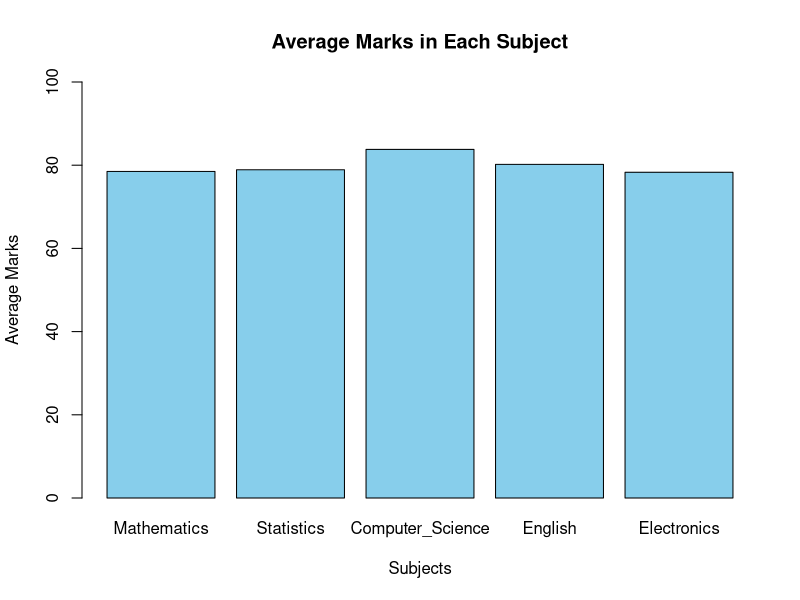
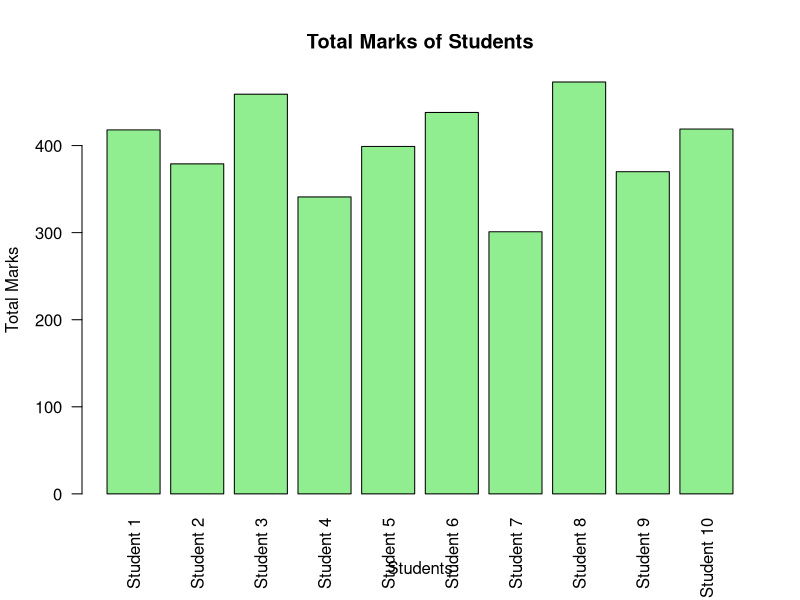
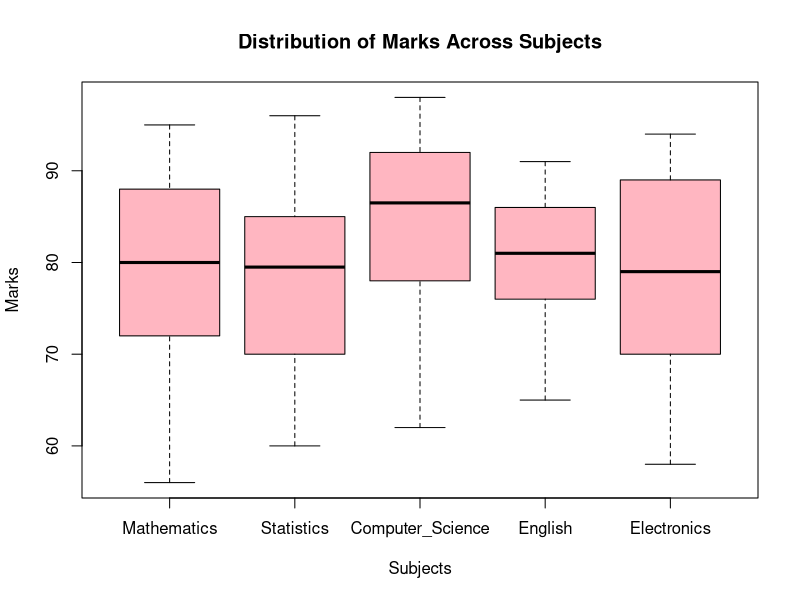

Here is the R script that generated these plots, in order:
# ============================================
# MINI PROJECT: STUDENT ACADEMIC PERFORMANCE
# DATA ANALYSIS USING R
# ============================================


# STEP 1: CREATE THE DATASET

students <- data.frame(
  Student = paste("Student", 1:10),
  
  Mathematics = c(85, 72, 90, 65, 78, 88, 56, 95, 74, 82),
  
  Statistics = c(80, 75, 92, 68, 79, 85, 60, 96, 70, 84),
  
  Computer_Science = c(92, 80, 95, 70, 85, 90, 62, 98, 78, 88),
  
  English = c(78, 82, 88, 72, 80, 86, 65, 91, 76, 84),
  
  Electronics = c(83, 70, 94, 66, 77, 89, 58, 93, 72, 81)
)


# SAVE DATASET AS CSV

write.csv(students, "student_marks.csv", row.names = FALSE)


# STEP 2: CALCULATE TOTAL AND AVERAGE MARKS

subjects <- students[, 2:6]

students$Total <- rowSums(subjects)

students$Average <- students$Total / 5

cat("\n========== STUDENT DATASET ==========\n")

print(students)


# STEP 3: STATISTICAL ANALYSIS

cat("\n========== STATISTICAL ANALYSIS ==========\n")

cat("\nMEAN:\n")
print(round(sapply(subjects, mean), 2))

cat("\nMEDIAN:\n")
print(round(sapply(subjects, median), 2))


# FUNCTION TO CALCULATE MODE

find_mode <- function(x) {
  
  frequency <- table(x)
  
  highest_frequency <- max(frequency)
  
  modes <- names(frequency)[frequency == highest_frequency]
  
  if (highest_frequency == 1 || length(modes) > 1) {
    return("No unique mode")
  } else {
    return(modes)
  }
}


cat("\nMODE:\n")
print(sapply(subjects, find_mode))


cat("\nVARIANCE:\n")
print(round(sapply(subjects, var), 2))


cat("\nSTANDARD DEVIATION:\n")
print(round(sapply(subjects, sd), 2))


# STEP 4: IDENTIFY HIGHEST AND LOWEST SCORING STUDENTS

highest_student <- which.max(students$Total)

lowest_student <- which.min(students$Total)

cat("\n========== STUDENT PERFORMANCE ==========\n")

cat("\nHighest Scoring Student:\n")
print(students[highest_student, c("Student", "Total", "Average")])

cat("\nLowest Scoring Student:\n")
print(students[lowest_student, c("Student", "Total", "Average")])


# STEP 5: SUBJECT-WISE AVERAGE

subject_average <- colMeans(subjects)

cat("\n========== SUBJECT-WISE AVERAGE ==========\n")

print(round(subject_average, 2))


# STEP 6: CREATE OUTPUT FOLDER

if (!dir.exists("output")) {
  dir.create("output")
}


# STEP 7: GRAPH 1 - SUBJECT-WISE AVERAGE MARKS

png("output/subject_averages.png",
    width = 1000, height = 700)

barplot(
  subject_average,
  main = "Average Marks in Each Subject",
  xlab = "Subjects",
  ylab = "Average Marks",
  ylim = c(0, 100),
  col = "skyblue",
  border = "black"
)

dev.off()


# STEP 8: GRAPH 2 - TOTAL MARKS OF STUDENTS

png("output/student_totals.png",
    width = 1000, height = 700)

barplot(
  students$Total,
  names.arg = students$Student,
  main = "Total Marks of Students",
  xlab = "Students",
  ylab = "Total Marks",
  col = "lightgreen",
  border = "black",
  las = 2
)

dev.off()


# STEP 9: GRAPH 3 - DISTRIBUTION OF SUBJECT MARKS

png("output/marks_distribution.png",
    width = 1000, height = 700)

boxplot(
  subjects,
  main = "Distribution of Marks Across Subjects",
  xlab = "Subjects",
  ylab = "Marks",
  col = "lightpink"
)

dev.off()


# STEP 10: FINAL INTERPRETATION

cat("\n========== INTERPRETATION ==========\n")

cat("1. Computer Science has the highest subject average.\n")

cat("2. Student 8 has obtained the highest total marks.\n")

cat("3. Student 7 has obtained the lowest total marks.\n")

cat("4. The mode is not unique for the selected subject marks.\n")

cat("5. The boxplot helps compare the distribution of marks.\n")

cat("6. The graphs provide a visual comparison of student performance.\n")


cat("\nPROJECT EXECUTION COMPLETED SUCCESSFULLY!\n")
